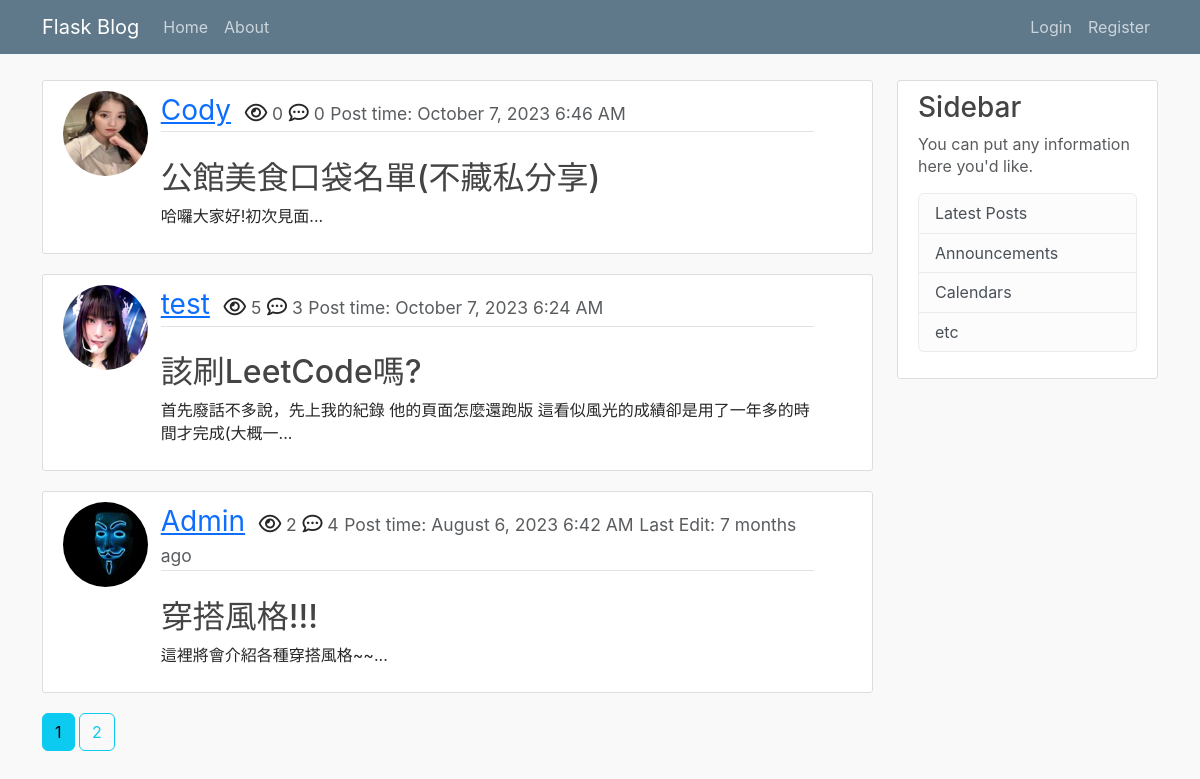
Page /home on the earlier database version.
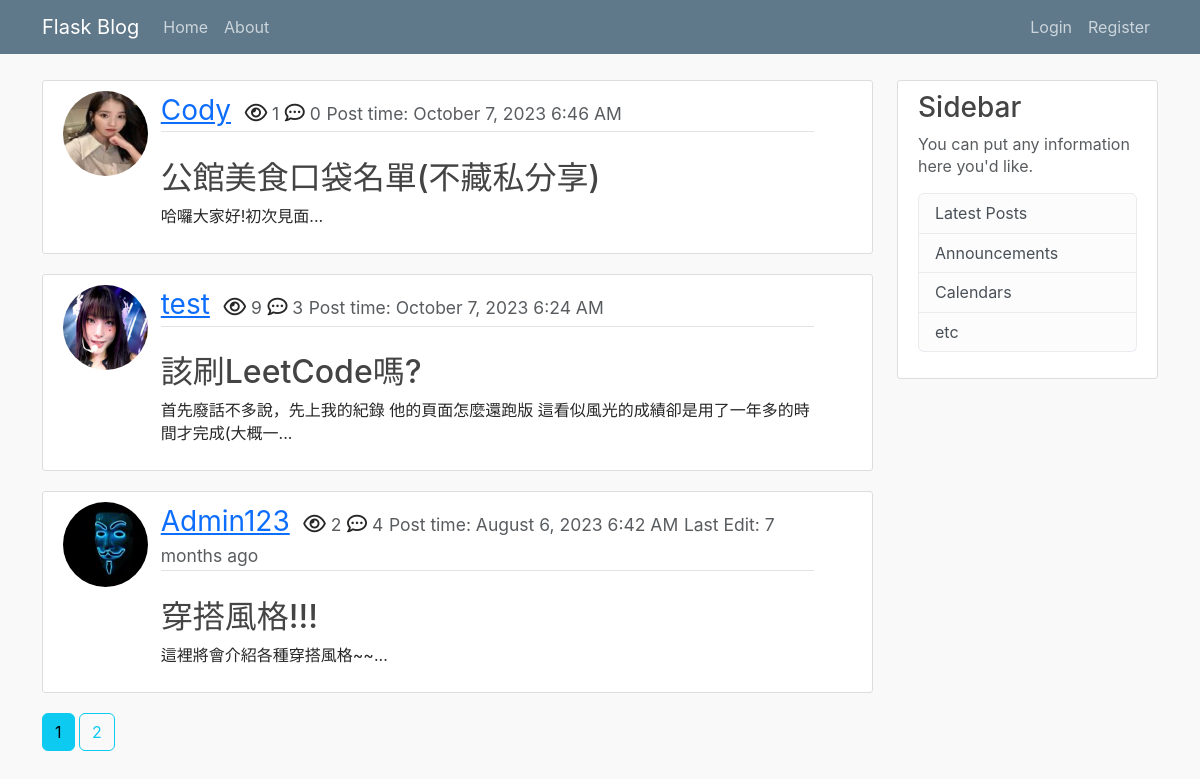
Same page on the later database version.
### flask_blog/models.py (models this page shows, shortened)
class Post(db.Model):
    __tablename__ = 'post'
    id = db.Column(db.Integer, primary_key=True)
    title = db.Column(db.String(100), nullable=False)
    date_posted = db.Column(db.DateTime, nullable=False, default=datetime.utcnow)
    date_edited = db.Column(db.DateTime) # 這裡應該改成可空且預設為None
    view = db.Column(db.Integer, nullable=False, default=0)
    content = db.Column(db.Text, nullable=False)
    user_id = db.Column(db.Integer, db.ForeignKey('user.id', ondelete='CASCADE'), nullable=False)
    comments = db.relationship('Comment', backref='post', lazy=True, cascade='all, delete')
    category = db.Column(db.String(100), nullable=False)

class User(db.Model, UserMixin):
    __tablename__ = 'user'
    id = db.Column(db.Integer, primary_key=True)
    username = db.Column(db.String(20), unique=True, nullable=False)
    email = db.Column(db.String(120), unique=True, nullable=False)
    image_file = db.Column(db.String(20), unique=False, nullable=False, default='default.jpg')
    password = db.Column(db.String(60), nullable=False)
    posts = db.relationship('Post', backref='author', lazy=True, cascade='all, delete') # lazy="select"
    comments = db.relationship('Comment', backref='user', lazy=True, cascade='all, delete')
    likes = db.relationship('Like', backref='user', lazy=True, cascade='all, delete')

### flask_blog/main/routes.py (the view)
@main.route('/')
@main.route('/home')
def home():
    page = request.args.get('page', 1, type=int) # 製造一個optional的參數:頁數， 1是預設值， 並且只接受int
    category = request.args.get('category', None) #如果沒有指定要哪個category，則顯示全部貼文
    if not category:
        posts = Post.query.order_by(Post.date_posted.desc()).paginate(page=page, per_page=3)
    elif category in {'Travel', 'Food', 'Style'}:
        print(f'yes the category is: {category}')
        posts = Post.query.filter_by(category=category).order_by(Post.date_posted.desc()).paginate(page=page, per_page=2)
    else:
        abort(404)
    return render_template('home.html', title = 'Home', posts=posts)

### flask_blog/templates/home.html
{% extends 'layout.html' %}
{% block content %}
    {% if posts.items %}
    {% for post in posts.items %}
      <article class="media content-section">
        <div class="row">
          <div class="col-1">
            <img class="rounded-circle article-img" src="{{ url_for('static', filename='profile_pics/' + post.author.image_file) }}">
          </div>
          <div class="media-body col-10">
            <div class="article-metadata">
              <a class="user-name" href="{{ url_for('users.user_posts', username=post.author.username ) }}">{{ post.author.username }}</a>
              <i class="far fa-eye icon-class"></i><small class='text-muted'> {{ post.view }}</small>
              <i class='far fa-comment-dots icon-class'></i><small class='text-muted'> {{ post.comments|length }}</small>
              <small class='text-muted'>Post time: {{ moment(post.date_posted).format('LLL') }}</small>
              {% if post.date_edited %}
                <small class= 'text-muted'>Last Edit: {{ moment(post.date_edited).fromNow(refresh=True) }}</small>
              {% endif %}
            </div>
            <br>
            <div>
              <h2><a class="article-title" href="{{ url_for('posts.post', post_id=post.id) }}">{{ post.title }}</a></h2>
              <p class="article-content">{{ (post.content|striptags)[:50] }}...</p>
            </div>
          </div>
        </div>
      </article>
    {% endfor %}
    {% else %}
    <h1>No Posts</h1>
    {% endif %}
    {% for page_num in posts.iter_pages(left_edge=1, right_edge=1, left_current=1, right_current=2) %}
      {% if page_num %}
        {% if posts.page == page_num %}
          <a href="{{ url_for('main.home', page=page_num) }}" class="btn btn-info mb-4">{{ page_num }}</a>
        {% else %}
          <a href="{{ url_for('main.home', page=page_num) }}" class="btn btn-outline-info mb-4">{{ page_num }}</a>
        {% endif %}
      {% else %}
        ...
      {% endif %}
    {% endfor %}
{% endblock content %}

Differences in the rows shown:
changed Post "公館美食口袋名單(不藏私分享)": view "0" → "1"
changed Post "該刷LeetCode嗎?": view "5" → "9"
changed through a linked row, Post "穿搭風格!!!": author.username "Admin" → "Admin123"
